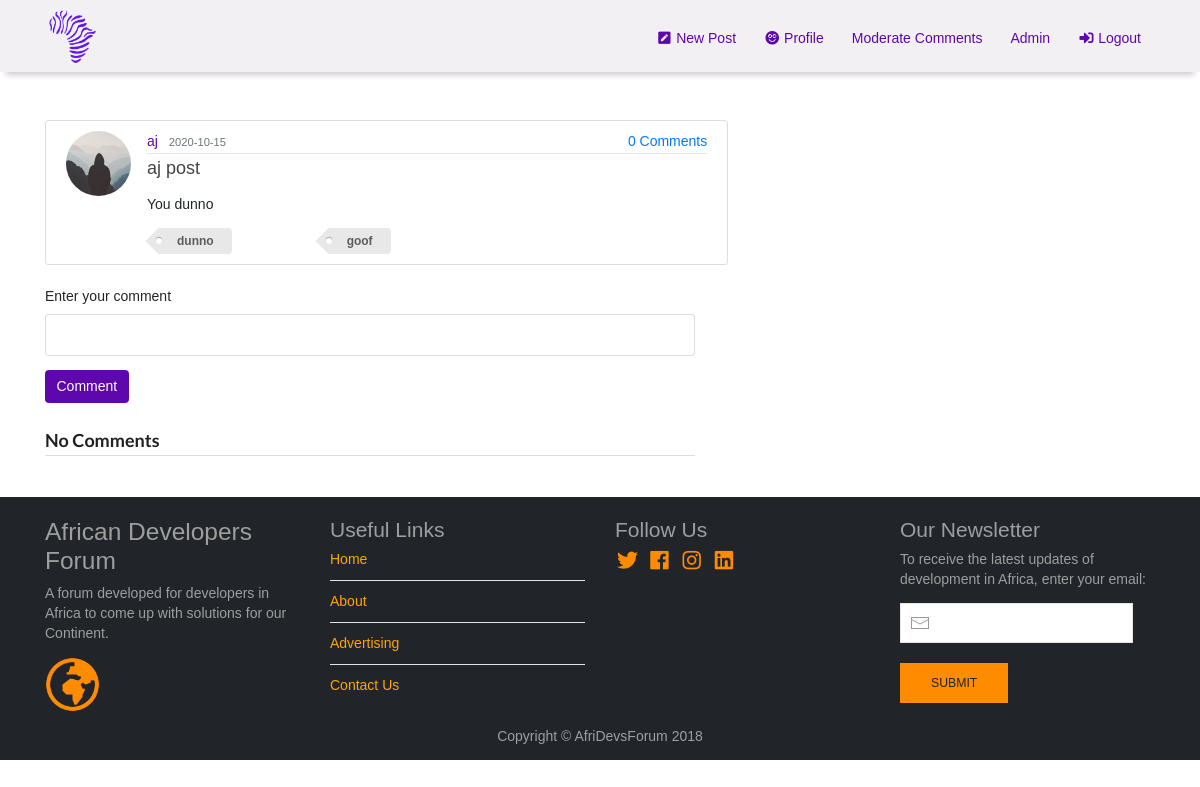
The app's page /post/8 (signed in) with its own data.
### flaskblog/models.py (models this page shows, shortened)
class User(db.Model, UserMixin):  # this class is used for creating the database table User
    id = db.Column(db.Integer, primary_key = True)  # id attribute/column that is an integer and primary key
    name = db.Column(db.String(64))
    username = db.Column(db.String(20), unique = True, nullable = False)
    email = db.Column(db.String(120), unique = True, nullable = False)
    country = db.Column(db.String(20), nullable = False)
    about_me = db.Column(db.Text())
    member_since = db.Column(db.DateTime, default = datetime.utcnow)
    image_file = db.Column(db.String(20), nullable = False, default = 'default.jpg')
    password = db.Column(db.String(60), nullable = True)
    confirmed = db.Column(db.Boolean, default = False)
    role_id = db.Column(db.Integer, db.ForeignKey('role.id'))
    posts = db.relationship('Post', backref = 'author',
                            lazy = True)  # defining a relationship between user(author) & post
    comments = db.relationship('Comment', backref = 'author', lazy = 'dynamic')
    def can(self, permissions):
        return self.role is not None and \
               (self.role.permissions & permissions) == permissions

class Post(db.Model):
    __searchable__ = ['title', 'content']
    id = db.Column(db.Integer, primary_key = True)
    title = db.Column(db.String(100), nullable = False)
    date_posted = db.Column(db.DateTime, nullable = False, default = datetime.utcnow)
    content = db.Column(db.Text, nullable = False)
    user_id = db.Column(db.Integer, db.ForeignKey('user.id'), nullable = False)  # a foreign key
    tag = db.relationship('Tag', secondary = post_tag, backref = 'post', lazy = 'dynamic')
    comments = db.relationship('Comment', backref = 'post', lazy = 'dynamic')

class Tag(db.Model):
    id = db.Column(db.Integer, primary_key = True)
    name = db.Column(db.String(64))
    slug = db.Column(db.String(64), unique = False)

### flaskblog/posts/routes.py (the view, shortened to what this page needs)
@posts.route("/post/<int:post_id>", methods = ['GET', 'POST'])
def post(post_id):
    view_post = Post.query.get_or_404(post_id)
    form = CommentForm()
    page = request.args.get('page', 1, type = int)
    if page == -1:
        page = (view_post.comments.count() - 1) // current_app.config['FLASKY_COMMENTS_PER_PAGE'] + 1
    pagination = view_post.comments.order_by(Comment.timestamp.asc()).paginate(page, per_page = current_app.config[
        'FLASKY_COMMENTS_PER_PAGE'], error_out = False)
    comments = pagination.items
    return render_template('post.html', title = view_post.title, post = view_post, form = form, comments = comments,
                           pagination = pagination)

### flaskblog/posts/forms.py
class CommentForm(FlaskForm):
    body = StringField('Enter your comment', validators = [DataRequired()])
    submit = SubmitField('Comment')

### flaskblog/main/__init__.py (called while the page is built)
@main.app_context_processor
def inject_permissions():
    return dict(Permission = Permission)

### flaskblog/models.py (called while the page is built)
@login_manager.user_loader  # decorator used for reloading the user based on the user id stored in the session
def load_user(user_id):  # this function gets the user id
    return User.query.get(int(user_id))

### flaskblog/users/routes.py (called while the page is built)
@users.before_app_request
def before_request():
    if current_user.is_authenticated:
        if not current_user.confirmed \
                and request.endpoint \
                and request.blueprint != 'users' \
                and request.endpoint != 'static':
            return redirect(url_for('users.unconfirmed'))

### flaskblog/templates/post.html (shortened to what this page needs)
{% extends 'layout.html' %}
	{% block content %}
		<article class="media content-section">
			<img class="rounded-circle article-img" src="{{ url_for('static', filename='profile_pics/' + post.author.image_file) }}">
		  <div class="media-body">
		    <div class="article-metadata">
				<a class="mr-2" id="username" href="{{ url_for('users.user_profile', username=post.author.username) }}">{{
					post.author.username }}</a>
				<small class="text-muted">{{ post.date_posted.strftime('%Y-%m-%d') }}</small>
            </div>
              <h2 class="article-title">{{ post.title }}</h2>
              <p class="article-content">{{ post.content| safe }}</p>
			  <div class="ui three column grid" wfd-id="226" id="tags-menu">
				  {% for i in post.tag.all() %}
				  <div class="column" wfd-id="229">
					  <a href="#" class="ui tag label">{{ i.name }}</a>
				  </div>
				  {% endfor %}
			  </div>
		  </div>
			<div class="article-metadata">
				<a href="{{ url_for('.post', post_id=post.id) }}#comments">
				<span class="label label-primary">
					{{ post.comments.count() }} Comments
				</span>
				</a>
			</div>
		</article>
<div class="ui comments" wfd-id="196">
	{% if current_user.is_authenticated %}
	<form class="ui reply form" method="POST" action="" enctype="multipart/form-data">
		<div class="ui field" wfd-id="152">
			<div class="form-group">
				{{ form.body.label(class='form-control-label') }}
				{{ form.body(class='form-control form-control-lg') }}
			</div>
		</div>
		<div class="form-group">
			{{form.submit(class='btn btn-info')}}
		</div>
	</form>
	{% endif %}
	{% if post.comments.count() > 0 %}
	<h3 class="ui dividing header">Comments</h3>
	{% for comment in comments %}
	<div class="comment" wfd-id="219">
		<a class="avatar">
			<img src="{{ url_for('static', filename='profile_pics/' + comment.author.image_file) }}">
		</a>
		<div class="content" wfd-id="220">
			<a class="author">{{comment.author.username}}</a>
			<div class="metadata" wfd-id="223">
				<span class="date" wfd-id="224">{{ moment(comment.timestamp).fromNow() }}</span>
			</div>
			{% if comment.disabled %}
			<div class="text" wfd-id="222"><i>This comment has been disabled by a moderator.</i></div>
			{% endif %}
			{% if moderate or not comment.disabled %}
			{% if comment.body_html %}
			<div class="text" wfd-id="222">{{ comment.body_html | safe }}</div>
			{% else %}
			<div class="text" wfd-id="222">{{ comment.body }}</div>
			{% endif %}
			{% endif %}
		</div>
	</div>
	{% endfor %}
	{% if moderate %}
	<br>
	{% if comment.disabled %}
	<a class="btn btn-default btn-xs" href="{{ url_for('.moderate_enable',
			id=comment.id, page=page) }}">Enable</a>
	{% else %}
	<a class="btn btn-danger btn-xs" href="{{ url_for('.moderate_disable',
			id=comment.id, page=page) }}">Disable</a>
	{% endif %}
	{% endif %}
	{% else %}
	<h3 class="ui dividing header">No Comments</h3>
	{% endif %}
</div>
{% endblock content %}

### flaskblog/static/css/main.css (style rules this page uses)
* { font-family: Futura, "Trebuchet MS", Arial, sans-serif; }
body { background: #fafafa; color: #333333; margin: 0; }
h1, h2, h3, h4, h5, h6 { color: #444444; }
.content-section { background: #ffffff; padding: 10px 20px; border: 1px solid #dddddd; border-radius: 3px; margin-bottom: 20px; }
.article-title { color: #444444; font-size:large; }
.article-content { white-space: pre-line; font-size: small; }
.article-img { height: 65px; width: 65px; margin-right: 16px; }
.article-metadata { padding-bottom: 1px; margin-bottom: 4px; border-bottom: 1px solid #e3e3e3 }
.article-metadata #username { color: #5d07ad; }
#main .btn-info { background-color: #5d07ad; color:#ffffff; border-color: #5d07ad; }

### records on screen
User: image_file (placeholder picture), author.username "aj"
Post: date_posted "2020-10-15", title "aj post", content "You dunno"
Tag: name "dunno"
Tag: name "goof"

### other values on screen
{{ post.comments.count() }} "0"
